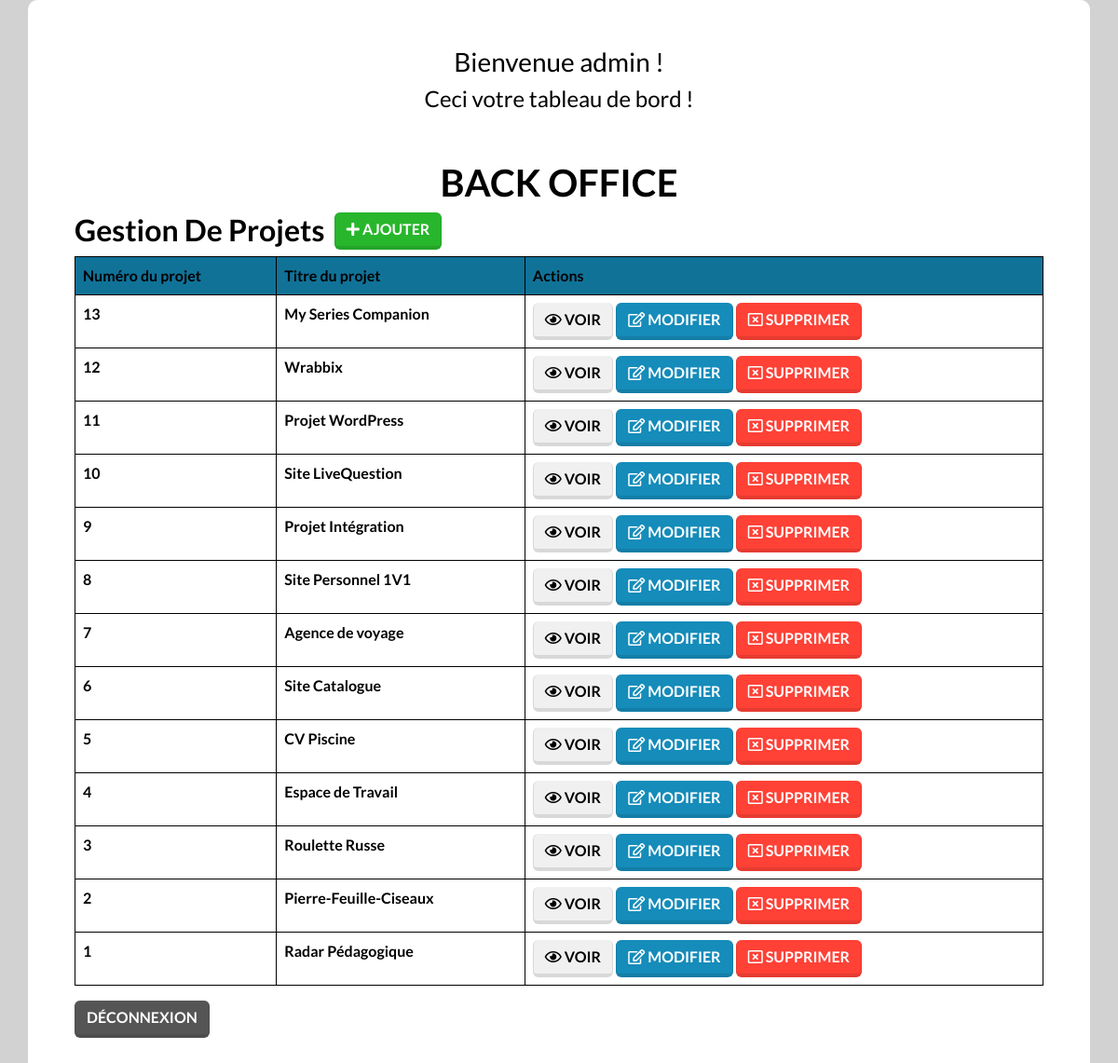
The page /admin/index.php (signed in) on the database its author committed.
### tables this page shows
CREATE TABLE `projets` (
  `id_projet` int(11) NOT NULL,
  `titre_projet` varchar(100) NOT NULL,
  `date_projet` varchar(100) NOT NULL,
  `contexte_projet` varchar(255) NOT NULL,
  `bilan_projet` varchar(255) NOT NULL,
  `image1_projet` varchar(255) NOT NULL,
  `image2_projet` varchar(255) NOT NULL,
  `image3_projet` varchar(255) NOT NULL,
  `image4_projet` varchar(255) NOT NULL,
  `document1_projet` varchar(255) NOT NULL,
  `document2_projet` varchar(255) NOT NULL
);

### admin/index.php (the view, shortened to what this page needs)
<!DOCTYPE html>
<html lang="fr">
<head>
    <link rel='stylesheet' href='https://cdnjs.cloudflare.com/ajax/libs/bootswatch/5.1.3/lumen/bootstrap.min.css'>
    <link rel='stylesheet' href='https://cdnjs.cloudflare.com/ajax/libs/font-awesome/5.15.4/css/all.min.css'>
    <link type="text/css" rel="stylesheet" href="../css/adminstyle.css">
</head>
<body>
<div class="container admin">
    <h3>Bienvenue <?php echo $_SESSION['username']; ?> !</h3>
    <h4>Ceci votre tableau de bord !</h4>
    <h1>Back Office</h1>
    <h2>Gestion de projets</h2>
    <a type="button" class="btn btn-success" href="insert.php"><i class="fas fa-plus"></i> Ajouter</a>
    <table class="table">
        <thead>
        <tr>
            <th>Numéro du projet</th>
            <th>Titre du projet</th>
            <th>Actions</th>
        </tr>
        </thead>
        <tbody>
        <?php
        $co = connexionBdd();
        $statement = $co->query("SELECT * FROM projets ORDER BY id_projet DESC");
        while ($item = $statement->fetch()) {
            echo "<tr>";
            echo "<th>" . $item["id_projet"] . "</th>";
            echo "<th>" . $item["titre_projet"] . "</th>";
            echo "<th>";
            echo '<a class="btn btn-secondary" href="view.php?id=' . $item["id_projet"] . '"><i class="far fa-eye"></i> Voir</a>';
            echo '<a class="btn btn-primary" href="update.php?id=' . $item["id_projet"] . '""><i class="far fa-edit"></i> Modifier</a>';
            echo '<a class="btn btn-danger" href="delete.php?id=' . $item["id_projet"] . '"><i class="far fa-window-close"></i> Supprimer</a>';
            echo "</th>";
            echo "</tr>";
        }
        ?>
        </tbody>
    </table>
    <a class="btn btn-dark" href="logout.php">Déconnexion</a>
</div>
</body>
</html>

### css/adminstyle.css (style rules this page uses)
body { font-family: "Lato", sans-serif; background-color: #d2d2d2; color: black; }
h1, h2, h3, h4 { text-align: center; }
h1 { margin-top: 5%; text-transform: uppercase; font-weight: bold; }
h2 { float: left; text-transform: capitalize; font-weight: bold; }
.admin { background-color: #fff; padding: 50px; border-radius: 10px; }
table, th, td { border: 1px solid black; border-collapse: collapse; color: black; }
tbody > tr:nth-of-type(odd) { background-color: #f9f9f9; }
.table thead th { background-color: #117298; }
.btn-success { margin-left: 1%; }

### rows shown on the page
projets: id_projet "13", titre_projet "My Series Companion"
projets: id_projet "12", titre_projet "Wrabbix"
projets: id_projet "11", titre_projet "Projet WordPress"
projets: id_projet "10", titre_projet "Site LiveQuestion"
projets: id_projet "9", titre_projet "Projet Intégration"
projets: id_projet "8", titre_projet "Site Personnel 1V1"
projets: id_projet "7", titre_projet "Agence de voyage"
projets: id_projet "6", titre_projet "Site Catalogue"
projets: id_projet "5", titre_projet "CV Piscine"
projets: id_projet "4", titre_projet "Espace de Travail"
projets: id_projet "3", titre_projet "Roulette Russe"
projets: id_projet "2", titre_projet "Pierre-Feuille-Ciseaux"
projets: id_projet "1", titre_projet "Radar Pédagogique"

### other values the page prints
$_SESSION['username'] "admin"
